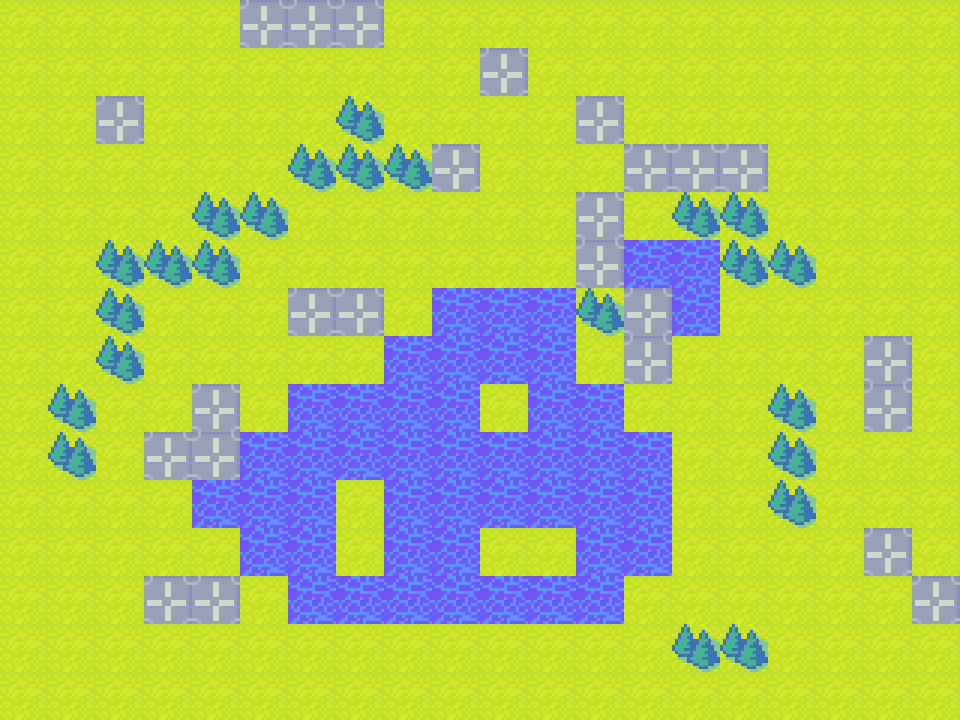

The image is a tile-based game level rendered from a .tmx file. Its description and complete source (layers, tilesets, objects, tile grids) follow:
An orthogonal 20x15 tile map with 48x48 px tiles, 1 tile layer (Tile).

<map version="1.0" orientation="orthogonal" renderorder="right-down" width="20" height="15" tilewidth="48" tileheight="48" nextobjectid="6">
 <tileset firstgid="1" name="BabyWarsTiles" tilewidth="48" tileheight="48" spacing="2" margin="2" tilecount="4" columns="2">
  <image source="../../BabyWarsTiles.png" width="128" height="128" />
  <tile id="0">
   <properties>
    <property name="View" value="01" />
   </properties>
  </tile>
  <tile id="1">
   <properties>
    <property name="View" value="01" />
   </properties>
  </tile>
  <tile id="2">
   <properties>
    <property name="View" value="01" />
   </properties>
  </tile>
  <tile id="3">
   <properties>
    <property name="View" value="01" />
   </properties>
  </tile>
 </tileset>
 <layer name="Tile" width="20" height="15">
  <data encoding="csv">
2,2,2,2,2,3,3,3,2,2,2,2,2,2,2,2,2,2,2,2,
2,2,2,2,2,2,2,2,2,2,3,2,2,2,2,2,2,2,2,2,
2,2,3,2,2,2,2,4,2,2,2,2,3,2,2,2,2,2,2,2,
2,2,2,2,2,2,4,4,4,3,2,2,2,3,3,3,2,2,2,2,
2,2,2,2,4,4,2,2,2,2,2,2,3,2,4,4,2,2,2,2,
2,2,4,4,4,2,2,2,2,2,2,2,3,1,1,4,4,2,2,2,
2,2,4,2,2,2,3,3,2,1,1,1,4,3,1,2,2,2,2,2,
2,2,4,2,2,2,2,2,1,1,1,1,2,3,2,2,2,2,3,2,
2,4,2,2,3,2,1,1,1,1,2,1,1,2,2,2,4,2,3,2,
2,4,2,3,3,1,1,1,1,1,1,1,1,1,2,2,4,2,2,2,
2,2,2,2,1,1,1,2,1,1,1,1,1,1,2,2,4,2,2,2,
2,2,2,2,2,1,1,2,1,1,2,2,1,1,2,2,2,2,3,2,
2,2,2,3,3,2,1,1,1,1,1,1,1,2,2,2,2,2,2,3,
2,2,2,2,2,2,2,2,2,2,2,2,2,2,4,4,2,2,2,2,
2,2,2,2,2,2,2,2,2,2,2,2,2,2,2,2,2,2,2,2
</data>
 </layer>
</map>
